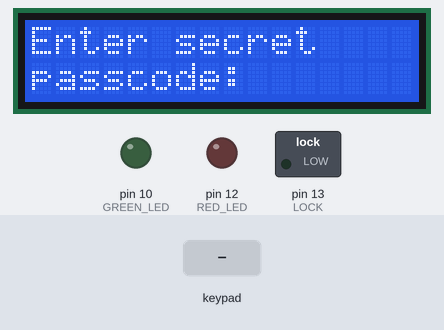
Simulated run of this sketch. Board: Arduino Uno, built with avr-gcc and run on an emulated ATmega328P. On the bench: 16×2 character LCD, switched loads named in the sketch (green lamp = pin HIGH), output pins drawn as LEDs (lit = HIGH). Inputs (shaded band) come from the test bench. EEPROM starts erased; what the sketch prints to the serial monitor is not drawn.

Above: at 0.8 s.
0.9 s: keypad keys 1 2 3 4 5 6 # pressed 0.4 s apart
At 4.2 s:
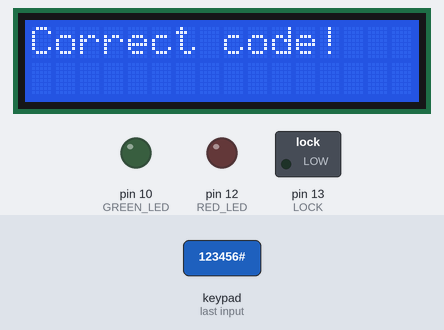
6.7 s: key '*' pressed
At 7.6 s:
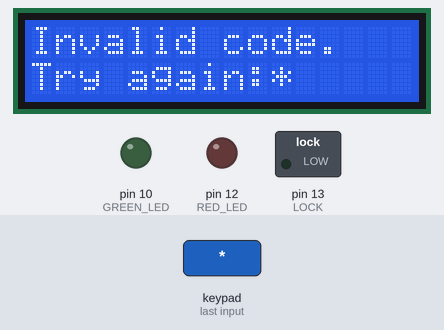
8.2 s: keypad keys 1 2 3 4 5 6 * pressed 0.4 s apart
At 12.0 s:
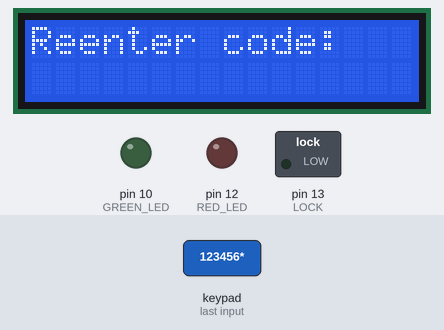
12.5 s: keypad keys 1 2 3 4 5 6 pressed 0.4 s apart
At 17.8 s:
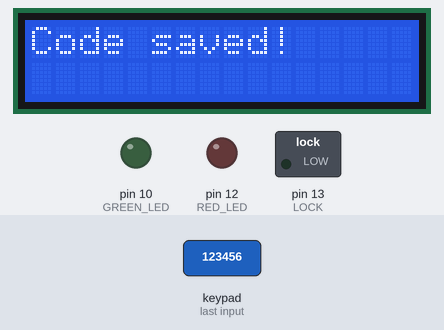
17.9 s: key '1' pressed
20.9 s: key 'A' pressed
At 23.7 s:
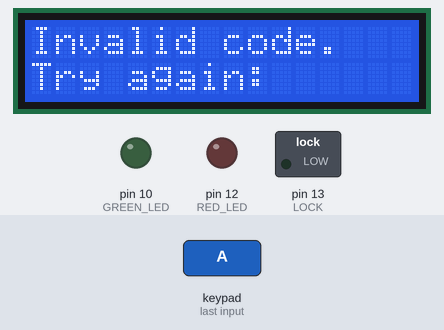
Timing chart, 0 to 24.7 s (numbered marks = the images above; inputs shaded):
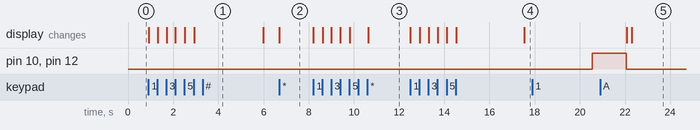

The sketch:

doorlocksystem2.ino
```cpp
// First store the secret passcode.
// Let user input a passcode (check for * key)
// If passcode same as stored passcode, power up green light and  solenoid for thrity seconds (else try again)
// While green led is turned on, if the # key is pressed, turn on red led and blink green led at 2HZ and prompt user to enter new code.
// six digits input and * key pressed. Save this code.
// Green led stops blinking for 1.5 seconds then starts blinking again.
// Same code is input and # key pressed.
// if second code and saved code match then both green and red led turn on for 1.5 seconds and new code saved.

// lcd.clear(); clears the screen
// lcd.home(); puts cursor at 0,0

//TO DO:
//save to eeprom
//# key for reentering code

#include "LiquidCrystal_I2C.h"
#include "Keypad.h"
#include <EEPROM.h>

#define GREEN_LED  10
#define RED_LED  12
#define LOCK 13

String secretCode = "123456";
String passcode = "";
String inputNewPasscode = "";
String inputString = "";
bool validCode = false;
int ledState = LOW;
unsigned long previousMillis = 0;  // will store last time LED was updated
unsigned long currentMillis = 0;

const char rows = 4;
const char cols = 4;

int i = 10;
char row_pins[rows] = {2,3,4,5};
char col_pins[cols] = {6,7,8,9};

char keys[rows][cols] = {
  {'1','2','3','A'},
  {'4','5','6','B'},
  {'7','8','9','C'},
  {'*','0','#','D'}
};

Keypad keypad = Keypad(makeKeymap(keys), row_pins, col_pins, rows, cols);

LiquidCrystal_I2C lcd(0x27,16,2);

void setup() {
  // put your setup code here, to run once
  pinMode(GREEN_LED,OUTPUT);
  pinMode(RED_LED,OUTPUT);
  pinMode(LOCK,OUTPUT);

  Serial.begin(9600);
  lcd.init();
  lcd.backlight();
  lcd.setCursor(0,0);
  // if saved code is 0, then do this
  if (EEPROM.read(0) == 255) {
    lcd.print("Enter secret");
    lcd.setCursor(0,1);
    lcd.print("passcode: ");
    // if code is correct then let user enter new passcode
    while (!(checkCode(secretCode))) {
    }

    lcd.clear();
    lcd.home();
    lcd.print("Enter new code:");

    while (validCode == false) {
      getNewCode();
    }
    validCode = false;
    inputNewPasscode = "";

    reenterPasscode();
    while (!(checkCode(passcode))) {
    }

    lcd.clear();
    lcd.home();
    lcd.print("Code saved!");
    delay(3000);

    digitalWrite(RED_LED,HIGH);
    digitalWrite(GREEN_LED,HIGH);
    delay(1500);
    digitalWrite(RED_LED,LOW);
    digitalWrite(GREEN_LED,LOW);
  } else {
    passcode = readStringFromEEPROM();
    passcode.trim();
  }
  // else go to loop
}

void loop() {
  // put your main code here, to run repeatedly:
  lcd.clear();
  lcd.home();
  lcd.print("Enter passcode:");
  Serial.println(passcode);
  //Let user input passcode and check if this passcode is same as saved passcode.
  while (!checkCode(passcode)) {
  }
  // if same then:
  digitalWrite(GREEN_LED,HIGH);
  //open lock
  digitalWrite(LOCK,HIGH);
  //Keep it like this for thirty seconds and keep checking if # key is pressed.
  previousMillis = 0;  // will store last time LED was updated
  const long interval = 30000;
  bool changeCode = false;
  unsigned long startTime = millis();
  unsigned long timeElapsed = millis();
  while ((timeElapsed - startTime < interval) && (!(changeCode))) {
    char key = keypad.getKey();
    if (key) {
      if (key=='#') {
        changeCode = true;
      }
    }
    timeElapsed = millis();
  }

  //close lock
  digitalWrite(LOCK,LOW);
  digitalWrite(GREEN_LED,LOW);

  if (changeCode) {
    digitalWrite(RED_LED,HIGH);
    digitalWrite(GREEN_LED,LOW);
    lcd.setCursor(0,0);
    lcd.print("Enter new code:");
    // do a while loop and use millis to check if half a second has passed and then toggle green light.
    while (validCode == false) {
      getNewCode();
      toggleGreenLight();
    }
    previousMillis = 0;
    validCode = false;
    inputNewPasscode = "";
    digitalWrite(GREEN_LED,LOW);
    delay(1500);

    reenterPasscode();
    while (!(checkCode(passcode))) {
      toggleGreenLight();
    }
    lcd.clear();
    lcd.home();
    lcd.print("Code saved!");
    delay(3000);

    previousMillis = 0;
    digitalWrite(RED_LED,HIGH);
    digitalWrite(GREEN_LED,HIGH);
    delay(1500);
    digitalWrite(RED_LED,LOW);
    digitalWrite(GREEN_LED,LOW);
  }

}

void getNewCode() {
  char key = keypad.getKey();
  if (key) {
    Serial.println(key);
    if ((key != '*') && (inputNewPasscode.length() == 6)) {
      i = 10;
      lcd.setCursor(10, 1);
      lcd.print("      ");
      inputNewPasscode = "";
    }
    displayPasscode(key);

    if (key >= '0' && key <= '9') {     // only act on numeric keys
      inputNewPasscode += key;               // append new character to input string
      //WHAT IF USER KEEPS ADDING DIGITS?
    } else if (key == '*') {
      if (inputNewPasscode.length() == 6) {
        validCode = true;
        // lcd.clear();
        // lcd.home();
        // lcd.print("Code saved!");
        // delay(3000);
        passcode = inputNewPasscode;
        writeStringToEEPROM(passcode);
        i = 10;
        //SAVE CODE TO EEPROM
      }
    } else {
      inputNewPasscode = "";                 // clear input
      invalidCode();
      i = 10;
      lcd.setCursor(10, 1);
      lcd.print("      ");
    }
  }
}

bool checkCode(String pw) {
  bool sameCode = false;
  char key = keypad.getKey();
  if (key) {
    displayPasscode(key);

    if (key >= '0' && key <= '9') {     // only act on numeric keys
      inputString += key;               // append new character to input string
    } else {
      inputString = "";                 // clear input
      invalidCode();
    }
    if (inputString.length() == 6) {
      if (inputString == pw) {
        sameCode = true;
        correctCode();
      } else {
        invalidCode();
      }
      i = 10;
      inputString = "";
    }
  }
  return sameCode;
}

void toggleGreenLight() {
  const long interval = 500;
  currentMillis = millis();
  if (previousMillis == 0) {
    previousMillis = millis();
  }

  if (currentMillis - previousMillis >= interval) {
    // save the last time you blinked the LED
    previousMillis = currentMillis;

    // if the LED is off turn it on and vice-versa:
    if (ledState == LOW) {
      ledState = HIGH;
    } else {
      ledState = LOW;
    }

    // set the LED with the ledState of the variable:
    digitalWrite(GREEN_LED, ledState);
  }
}

void invalidCode() {
  lcd.clear();
  lcd.home();
  lcd.print("Invalid code. ");
  lcd.setCursor(0,1);
  lcd.print("Try again:");
}

void correctCode() {
  lcd.clear();
  lcd.home();
  lcd.print("Correct code!");
  delay(3000);
}

void displayPasscode(char keyPressed) {
    lcd.setCursor(i, 1);
    lcd.print(keyPressed);
    i += 1;
}

void reenterPasscode() {
  lcd.clear();
  lcd.home();
  lcd.print("Reenter code:");
}

void writeStringToEEPROM(String strToWrite) {
  for (int i = 0; i < 6; i++)
  {
    EEPROM.write(i, strToWrite[i]);
  }
}

String readStringFromEEPROM() {
  char data[6];
  for (int i = 0; i < 6; i++)
  {
    data[i] = EEPROM.read(i);
  }
  return String(data);
}
```

Measured:
- after the input at 0.9 s, the display: first changes at once (image 1 shows a later state)
- after the input at 6.7 s, the display: changes at once (image 2)
- after the input at 8.2 s, the display: first changes at once (image 3 shows a later state)
- after the input at 12.5 s, the display: first changes at once (image 4 shows a later state)
- after the input at 20.9 s, the display: first differs from a run without the input after 1.4 s (image 5)
